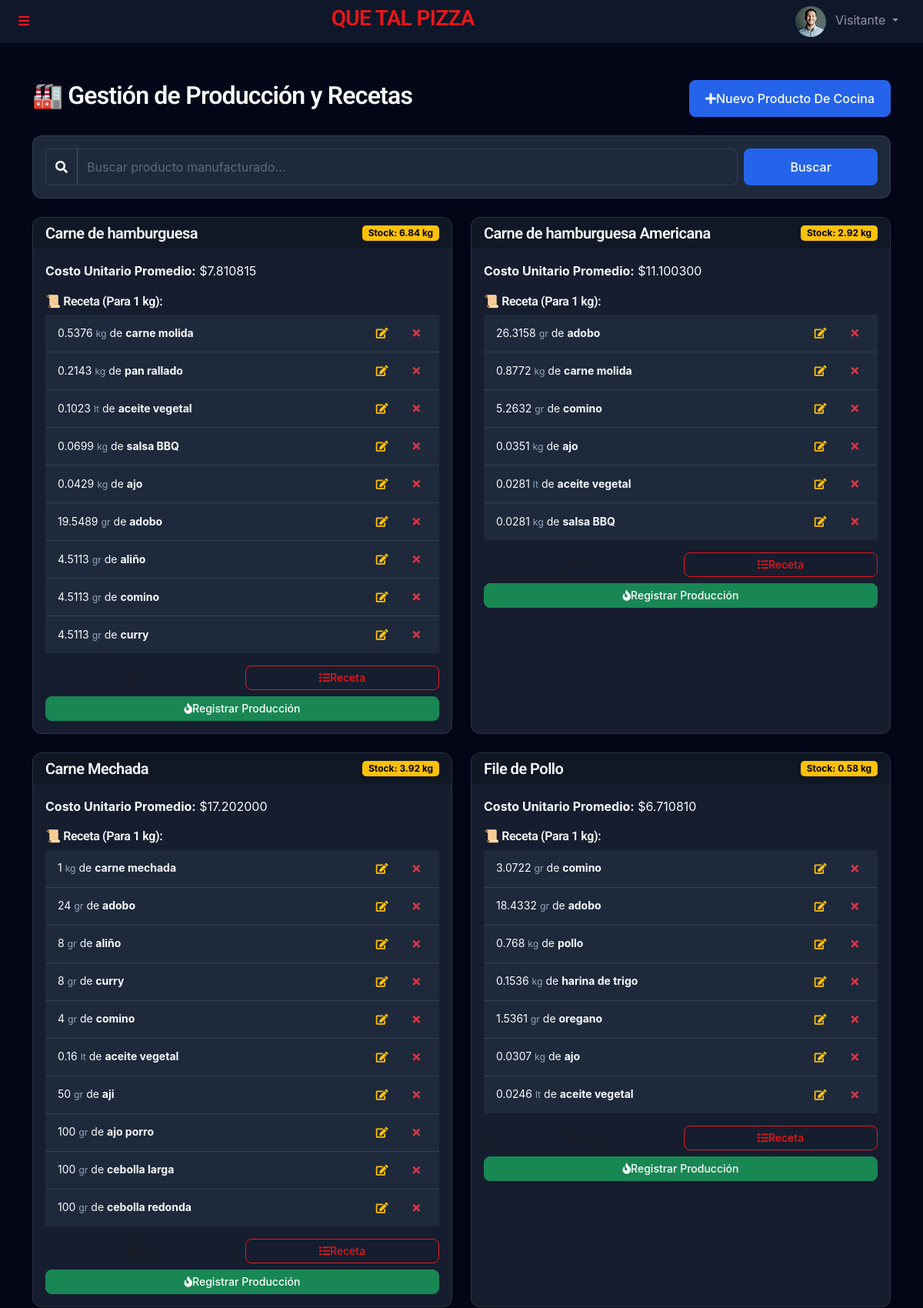
/admin/manufactura.php (upper part), run on the app's committed database.
### tables this page shows
CREATE TABLE `manufactured_products` (
  `id` int(11) NOT NULL,
  `name` varchar(100) NOT NULL,
  `unit` varchar(20) NOT NULL DEFAULT 'und',
  `stock` decimal(20,6) DEFAULT 0.000000,
  `unit_cost_average` decimal(20,6) DEFAULT 0.000000,
  `last_production_date` datetime DEFAULT NULL,
  `min_stock` decimal(20,6) DEFAULT 0.000000,
  `short_code` varchar(50) DEFAULT NULL
);

CREATE TABLE `production_recipes` (
  `id` int(11) NOT NULL,
  `manufactured_product_id` int(11) NOT NULL,
  `raw_material_id` int(11) NOT NULL,
  `quantity_required` decimal(10,4) NOT NULL
);

CREATE TABLE `raw_materials` (
  `id` int(11) NOT NULL,
  `name` varchar(100) NOT NULL,
  `unit` varchar(20) NOT NULL,
  `stock_quantity` decimal(20,6) DEFAULT 0.000000,
  `cost_per_unit` decimal(20,6) DEFAULT 0.000000,
  `min_stock` decimal(20,6) DEFAULT 5.000000,
  `is_cooking_supply` tinyint(1) DEFAULT 0,
  `category` enum('ingredient','packaging','supply') DEFAULT 'ingredient',
  `updated_at` timestamp NULL DEFAULT current_timestamp() ON UPDATE current_timestamp(),
  `short_code` varchar(50) DEFAULT NULL
);

### templates/autoload.php (called while the page is built, shortened)
<?php
require_once __DIR__ . '/../funciones/UserManager.php';
require_once __DIR__ . '/../funciones/ProductionManager.php';
$productionManager = new ProductionManager($db);

### funciones/ProductionManager.php (called while the page is built, shortened)
<?php
class ProductionManager
{
    private $db;
    public function __construct($db)
    {
        $this->db = $db;
    }
    public function searchManufacturedProducts($query = '')
    {
        $sql = "SELECT * FROM manufactured_products";
        $params = [];
        $sql .= " ORDER BY name ASC";
        $stmt = $this->db->prepare($sql);
        $stmt->execute($params);
        return $stmt->fetchAll(PDO::FETCH_ASSOC);
    }
    public function getRecipe($manufacturedId)
    {
        $sql = "SELECT pr.*, rm.name as material_name, rm.unit as material_unit
                FROM production_recipes pr
                JOIN raw_materials rm ON pr.raw_material_id = rm.id
                WHERE pr.manufactured_product_id = ?";
        $stmt = $this->db->prepare($sql);
        $stmt->execute([$manufacturedId]);
        return $stmt->fetchAll(PDO::FETCH_ASSOC);
    }
}
?>

### admin/manufactura.php (the view, shortened to what this page needs)
<?php
require_once '../templates/autoload.php';
$search = $_GET['search'] ?? '';
$products = $productionManager->searchManufacturedProducts($search);
require_once '../templates/header.php';
?>
<div class="container mt-5">
    <div class="d-flex justify-content-between align-items-center mb-4">
        <h2>🏭 Gestión de Producción y Recetas</h2>
        <button class="btn btn-primary" data-bs-toggle="modal" data-bs-target="#modalCreateProd">
            <i class="fa fa-plus"></i> Nuevo Producto de Cocina
        </button>
    </div>
    <div class="card mb-4 bg-light">
        <div class="card-body py-3">
            <form method="GET" action="" class="row g-2 align-items-center">
                <div class="col-md-10">
                    <div class="input-group">
                        <span class="input-group-text"><i class="fa fa-search"></i></span>
                        <input type="text" name="search" class="form-control"
                            placeholder="Buscar producto manufacturado..." value="<?= htmlspecialchars($search) ?>">
                    </div>
                </div>
                <div class="col-md-2">
                    <button type="submit" class="btn btn-primary w-100">Buscar</button>
                </div>
            </form>
        </div>
    </div>
    <div class="row">
        <?php foreach ($products as $p):
            $recipe = $productionManager->getRecipe($p['id']);
            ?>
            <div class="col-md-6 mb-4">
                <div class="card shadow-sm h-100">
                    <div class="card-header bg-dark text-white d-flex justify-content-between align-items-center">
                        <h5 class="m-0"><?= htmlspecialchars($p['name']) ?></h5>
                        <?php
                        $isLow = $p['stock'] <= ($p['min_stock'] ?? 0);
                        $stockBadgeClass = $isLow ? 'bg-danger' : 'bg-warning text-dark';
                        ?>
                        <span class="badge <?= $stockBadgeClass ?>">Stock: <?= floatval($p['stock']) ?>
                            <?= $p['unit'] ?></span>
                    </div>
                    <div class="card-body">
                        <div class="mb-3">
                            <strong>Costo Unitario Promedio:</strong> $<?= number_format($p['unit_cost_average'], 6) ?>
                        </div>
                        <h6>📜 Receta (Para 1 <?= $p['unit'] ?>):</h6>
                        <?php if (empty($recipe)): ?>
                            <p class="text-danger small">No hay receta definida.</p>
                        <?php else: ?>
                            <ul class="list-group list-group-flush mb-3 small">
                                <?php foreach ($recipe as $r): ?>
                                    <li class="list-group-item d-flex justify-content-between align-items-center px-3">
                                        <span><?= floatval($r['quantity_required']) ?> <small
                                                class="text-muted"><?= $r['material_unit'] ?></small> de
                                            <strong><?= $r['material_name'] ?></strong></span>
                                        <div class="btn-group">
                                            <button type="button" class="btn btn-sm text-warning hover-scale me-1"
                                                onclick="openEditRecipeModal(<?= $r['id'] ?>, '<?= addslashes($r['material_name']) ?>', <?= floatval($r['quantity_required']) ?>)"
                                                title="Editar Cantidad">
                                                <i class="fa fa-edit"></i>
                                            </button>
                                            <form method="POST" style="display:inline;"
                                                onsubmit="return confirm('¿Quitar ingrediente?')">
                                                <button type="submit" class="btn btn-sm text-danger hover-scale" title="Eliminar"><i
                                                        class="fa fa-times"></i></button>
                                            </form>
                                        </div>
                                    </li>
                                <?php endforeach; ?>
                            </ul>
                        <?php endif; ?>
                        <div class="d-grid gap-2">
                            <div class="row g-2">
                                <div class="col-6">
                                    <button class="btn btn-outline-secondary btn-sm w-100"
                                        onclick="openEditInfoModal(<?= $p['id'] ?>, '<?= htmlspecialchars($p['name']) ?>', '<?= $p['unit'] ?>', <?= floatval($p['min_stock']) ?>)">
                                        <i class="fa fa-info-circle"></i> Info
                                    </button>
                                </div>
                                <div class="col-6">
                                    <button class="btn btn-outline-primary btn-sm w-100"
                                        onclick="openRecipeModal(<?= $p['id'] ?>, '<?= $p['name'] ?>', '<?= $p['unit'] ?>')">
                                        <i class="fa fa-list"></i> Receta
                                    </button>
                                </div>
                            </div>
                            <button class="btn btn-success btn-sm"
                                onclick="openProduceModal(<?= $p['id'] ?>, '<?= $p['name'] ?>', '<?= $p['unit'] ?>')"
                                <?= empty($recipe) ? 'disabled' : '' ?>>
                                <i class="fa fa-fire"></i> Registrar Producción
                            </button>
                        </div>
                    </div>
                </div>
            </div>
        <?php endforeach; ?>
    </div>
</div>
<?php require_once '../templates/footer.php'; ?>

### css/style.css (style rules this page uses)
:root { --primary: #2563eb; --primary-dark: #1e40af; --secondary: #0f172a; --surface: #1e293b; --background: #020617; --text-main: #f8fafc; --text-muted: #94a3b8; --accent: #ef4444; --success: #10b981; --touch-target: 48px; --radius-sm: 8px; --radius-md: 12px; --radius-lg: 16px; }
body { background-color: var(--background); color: var(--text-main); font-family: 'Inter', system-ui, -apple-system, sans-serif; line-height: 1.6; }
.card, .card-product { background: rgba(30, 41, 59, 0.7); backdrop-filter: blur(12px); -webkit-backdrop-filter: blur(12px); border: 1px solid rgba(255, 255, 255, 0.1); border-radius: var(--radius-md); box-shadow: 0 4px 6px -1px rgba(0, 0, 0, 0.1), 0 2px 4px -1px rgba(0, 0, 0, 0.06); transition: transform 0.2s ease, box-shadow 0.2s ease; }
h1, h2, h3, h4, h5, h6 { font-weight: 600; color: var(--text-main); letter-spacing: -0.025em; }
.text-muted { color: var(--text-muted) !important; }
.bg-light, .bg-white { background-color: var(--surface) !important; color: var(--text-main) !important; }
.text-dark, .text-body { color: var(--text-main) !important; }
.badge.bg-info, .badge.bg-warning, .badge.bg-light, .alert-warning, .alert-info, .alert-light, .card.bg-warning, .card.bg-info, .card.bg-light, .bg-warning .text-dark, .bg-info .text-dark { color: #000 !important; }
.badge.text-dark { color: #000 !important; }
input, select, textarea, .form-control, .form-select, .input-group-text { background-color: var(--surface) !important; color: var(--text-main) !important; border: 1px solid rgba(255, 255, 255, 0.1) !important; }
.form-control::placeholder { color: rgba(255, 255, 255, 0.3); }
.card-header, .card-footer { background-color: rgba(0, 0, 0, 0.2) !important; border-color: rgba(255, 255, 255, 0.05) !important; }
.list-group-item { background-color: var(--surface) !important; color: var(--text-main) !important; border-color: rgba(255, 255, 255, 0.1) !important; }
.btn { min-height: var(--touch-target); padding: 0.5rem 1.25rem; font-weight: 500; border-radius: var(--radius-sm); display: inline-flex; align-items: center; justify-content: center; transition: all 0.2s; text-transform: capitalize; }
.btn-primary { background-color: var(--primary); border-color: var(--primary); }
.btn-sm, .btn-group-sm>.btn { min-height: 32px !important; padding: 0.25rem 0.5rem; font-size: 0.875rem; }
.hover-scale { transition: transform 0.2s; }
.list-group-item .btn { margin-left: 10px; }
.form-control { background-color: var(--surface); border: 1px solid rgba(255, 255, 255, 0.1); color: var(--text-main); border-radius: var(--radius-sm); min-height: var(--touch-target); }

### data on the page
manufactured_products: name "Carne de hamburguesa", stock "6.84", unit "kg", unit_cost_average "7.810815"
production_recipes: quantity_required "0.5376", raw_material.unit "kg", raw_material.name "carne molida"
production_recipes: quantity_required "0.2143", raw_material.unit "kg", raw_material.name "pan rallado"
production_recipes: quantity_required "0.1023", raw_material.unit "lt", raw_material.name "aceite vegetal"
production_recipes: quantity_required "0.0699", raw_material.unit "kg", raw_material.name "salsa BBQ"
production_recipes: quantity_required "0.0429", raw_material.unit "kg", raw_material.name "ajo"
production_recipes: quantity_required "19.5489", raw_material.unit "gr", raw_material.name "adobo"
production_recipes: quantity_required "4.5113", raw_material.unit "gr", raw_material.name "aliño"
production_recipes: quantity_required "4.5113", raw_material.unit "gr", raw_material.name "comino"
production_recipes: quantity_required "4.5113", raw_material.unit "gr", raw_material.name "curry"
manufactured_products: name "Carne de hamburguesa Americana", stock "2.92", unit "kg", unit_cost_average "11.100300"
production_recipes: quantity_required "26.3158", raw_material.unit "gr", raw_material.name "adobo"
production_recipes: quantity_required "0.8772", raw_material.unit "kg", raw_material.name "carne molida"
production_recipes: quantity_required "5.2632", raw_material.unit "gr", raw_material.name "comino"
production_recipes: quantity_required "0.0351", raw_material.unit "kg", raw_material.name "ajo"
production_recipes: quantity_required "0.0281", raw_material.unit "lt", raw_material.name "aceite vegetal"
production_recipes: quantity_required "0.0281", raw_material.unit "kg", raw_material.name "salsa BBQ"
manufactured_products: name "Carne Mechada", stock "3.92", unit "kg", unit_cost_average "17.202000"
production_recipes: quantity_required "1", raw_material.unit "kg", raw_material.name "carne mechada"
production_recipes: quantity_required "24", raw_material.unit "gr", raw_material.name "adobo"
production_recipes: quantity_required "8", raw_material.unit "gr", raw_material.name "aliño"
production_recipes: quantity_required "8", raw_material.unit "gr", raw_material.name "curry"
production_recipes: quantity_required "4", raw_material.unit "gr", raw_material.name "comino"
production_recipes: quantity_required "0.16", raw_material.unit "lt", raw_material.name "aceite vegetal"
production_recipes: quantity_required "50", raw_material.unit "gr", raw_material.name "aji"
production_recipes: quantity_required "100", raw_material.unit "gr", raw_material.name "ajo porro"
production_recipes: quantity_required "100", raw_material.unit "gr", raw_material.name "cebolla larga"
production_recipes: quantity_required "100", raw_material.unit "gr", raw_material.name "cebolla redonda"
manufactured_products: name "File de Pollo", stock "0.58", unit "kg", unit_cost_average "6.710810"
production_recipes: quantity_required "3.0722", raw_material.unit "gr", raw_material.name "comino"
production_recipes: quantity_required "18.4332", raw_material.unit "gr", raw_material.name "adobo"
production_recipes: quantity_required "0.768", raw_material.unit "kg", raw_material.name "pollo"
production_recipes: quantity_required "0.1536", raw_material.unit "kg", raw_material.name "harina de trigo"
production_recipes: quantity_required "1.5361", raw_material.unit "gr", raw_material.name "oregano"
production_recipes: quantity_required "0.0307", raw_material.unit "kg", raw_material.name "ajo"
production_recipes: quantity_required "0.0246", raw_material.unit "lt", raw_material.name "aceite vegetal"

### other printed values
$GLOBALS['site_name'] "QUE TAL PIZZA"
